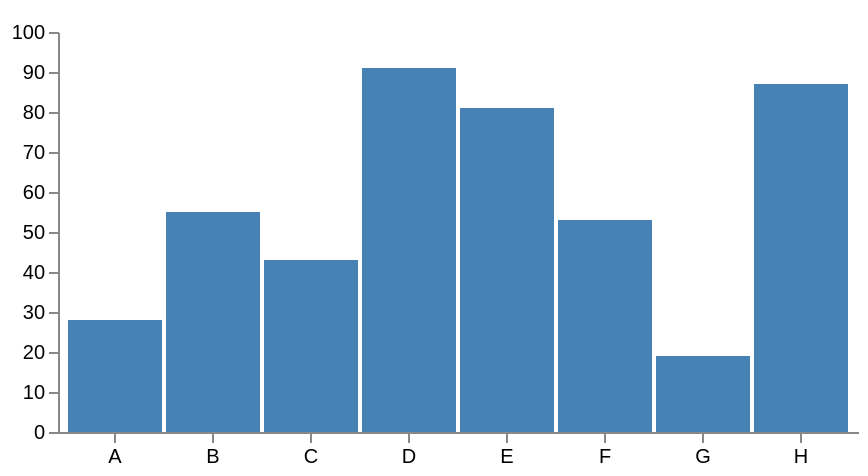

This figure's Vega-Lite source:
### Vega specification from a JSON file in a GitHub repository (floating-point values rounded to 4 significant figures)
{"$schema": "https://vega.github.io/schema/vega/v3.json", "width": 400, "height": 200, "padding": 5, "data": [{"name": "table", "values": [{"category": "A", "amount": 28}, {"category": "B", "amount": 55}, {"category": "C", "amount": 43}, {"category": "D", "amount": 91}, {"category": "E", "amount": 81}, {"category": "F", "amount": 53}, {"category": "G", "amount": 19}, {"category": "H", "amount": 87}]}], "signals": [{"name": "tooltip", "value": {}, "on": [{"events": "rect:mouseover", "update": "datum"}, {"events": "rect:mouseout", "update": "{}"}]}], "scales": [{"name": "xscale", "type": "band", "domain": {"data": "table", "field": "category"}, "range": "width", "padding": 0.05, "round": true}, {"name": "yscale", "domain": {"data": "table", "field": "amount"}, "nice": true, "range": "height"}], "axes": [{"orient": "bottom", "scale": "xscale"}, {"orient": "left", "scale": "yscale"}], "marks": [{"type": "rect", "from": {"data": "table"}, "encode": {"enter": {"x": {"scale": "xscale", "field": "category"}, "width": {"scale": "xscale", "band": 1}, "y": {"scale": "yscale", "field": "amount"}, "y2": {"scale": "yscale", "value": 0}}, "update": {"fill": {"value": "steelblue"}}, "hover": {"fill": {"value": "red"}}}}, {"type": "text", "encode": {"enter": {"align": {"value": "center"}, "baseline": {"value": "bottom"}, "fill": {"value": "#333"}}, "update": {"x": {"scale": "xscale", "signal": "tooltip.category", "band": 0.5}, "y": {"scale": "yscale", "signal": "tooltip.amount", "offset": -2}, "text": {"signal": "tooltip.amount"}, "fillOpacity": [{"test": "datum === tooltip", "value": 0}, {"value": 1}]}}}]}
